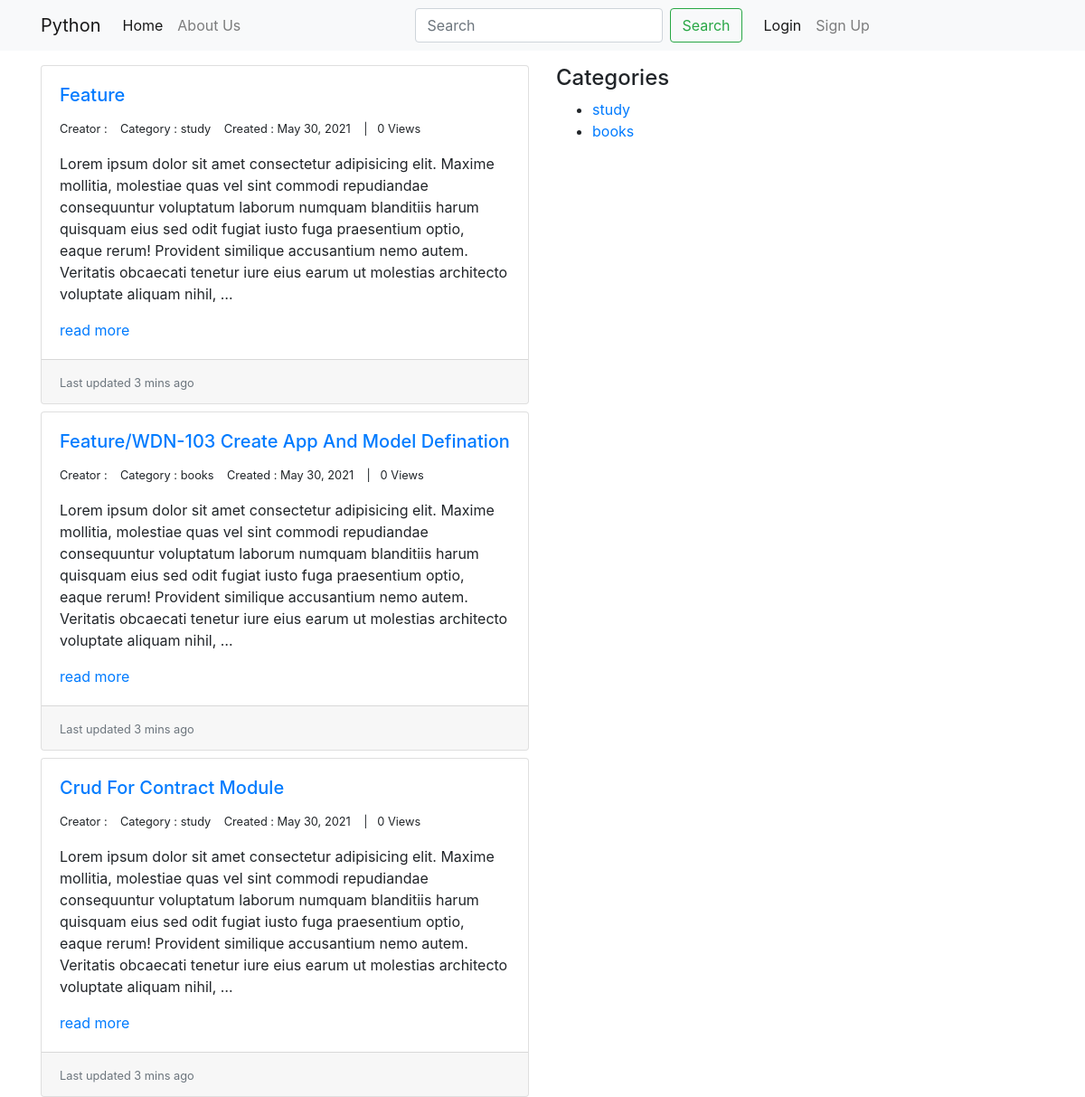
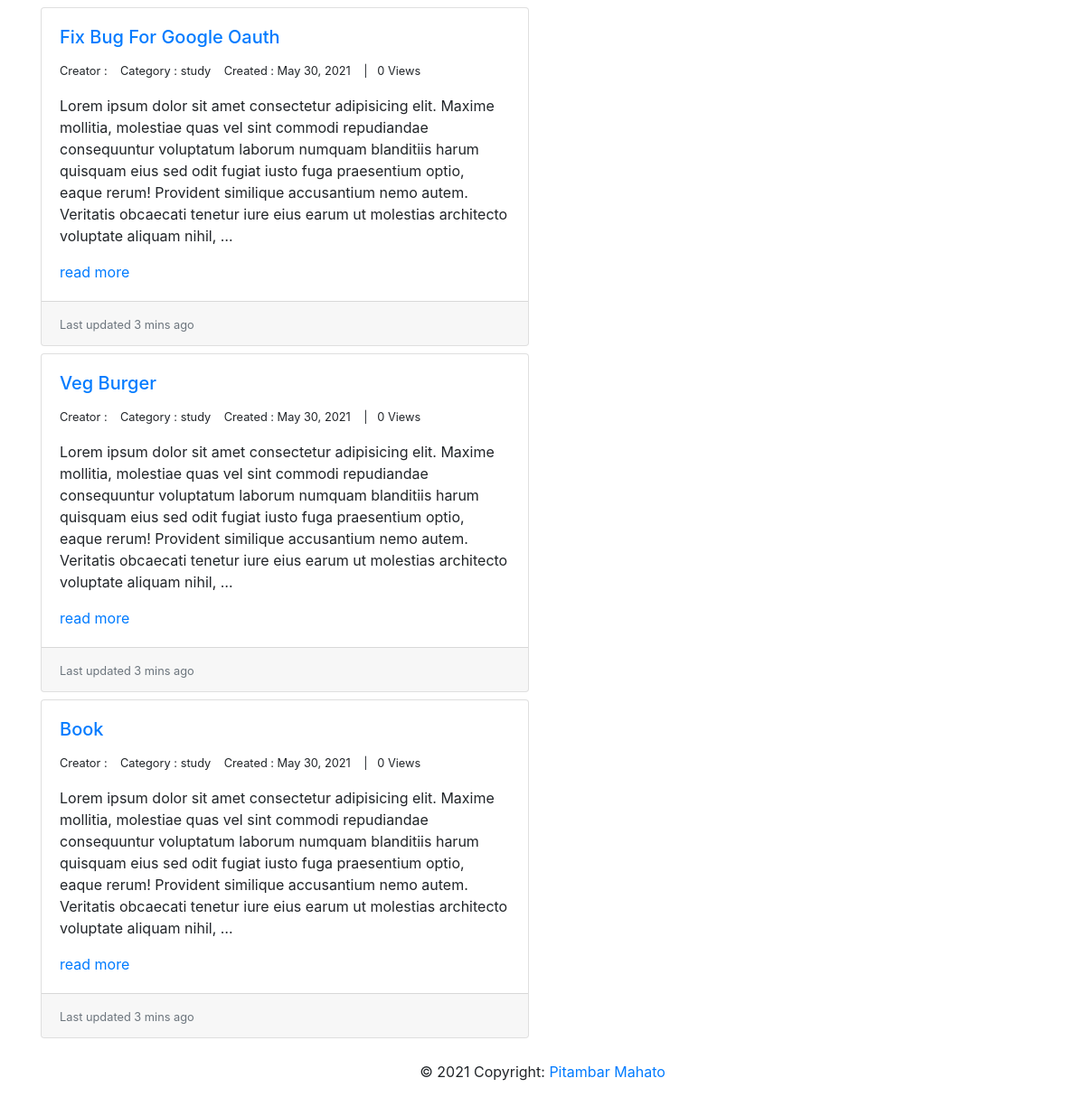
The page / on the database its author committed (2 pictures, top to bottom).
### posts/models.py (models this page shows, shortened)
class Post(models.Model):
    user = models.ForeignKey(CustomUser, on_delete=models.CASCADE, related_name = 'user')
    category = models.ForeignKey(Category, on_delete=models.DO_NOTHING, related_name = 'category')
    title = models.CharField(max_length=255, null=False)
    description = models.TextField()
    views = models.PositiveIntegerField(default=0)
    is_active = models.BooleanField(default=True)
    created_at = models.DateTimeField(auto_now_add=True)
    updated_at = models.DateTimeField(auto_now=True)

class Category(models.Model):
    name  = models.CharField(max_length=255, null=False)
    is_active = models.BooleanField(default=True)
    created_at = models.DateTimeField(auto_now_add=True)
    updated_at = models.DateTimeField(auto_now=True)

### posts/views.py (the view)
# urls.py: path('', views.index, name='index'),
def index(request):
    keywords = request.POST.get('search')
    if keywords:
        posts = Post.objects.filter(title__icontains=keywords)
    else:
        posts = Post.objects.all().order_by('-created_at')
    categories = Category.objects.all()
    print(categories.query)
    paginator = Paginator(posts, 10)
    page_number  = request.GET.get('page')
    post_pages = paginator.get_page(page_number)
    context = {
        'posts':post_pages,
        'categories':categories
    }
    return render(request, 'posts/index.html', context=context)

### posts/templates/posts/index.html (shortened to what this page needs)
{% extends "posts/base.html" %}
{% block content %}
    {% for post in posts %}
        <div class="card mb-2">
            <div class="card-body">
                <h5 class="card-title text-capitalize"><a href="{% url 'post_detail' post.id %}" style="text-decoration: none;">{{ post.title }}</a></h5>
                <span><small>Creator : <a href="{% url 'profile' post.user.id %}">{{ post.user.username }}</a> &nbsp;&nbsp; Category : {{ post.category.name }} &nbsp;&nbsp; Created : {{ post.created_at.date}} &nbsp;&nbsp; |&nbsp;&nbsp; {{ post.views }} Views</small></span>
                <span><p class="card-text">{{ post.description|safe|truncatewords:"50"|linebreaks }}</p>
                <a href="{% url 'post_detail' post.id %}">read more</a></span>
            </div>
            <div class="card-footer">
                <small class="text-muted">Last updated 3 mins ago</small>
            </div>
        </div>
    {% endfor %}
    <div class="pagination col-lg-6 offset-lg-3">
    </div>
{% endblock %}
{% block sidebar %}
    <h4>Categories</h4>
    <ul>
        {% for category in categories %}
            <li><a href="{% url 'category' category.id %}">{{ category.name }}</a></li>
        {% endfor %}
    </ul>
{% endblock %}

### posts/templates/posts/base.html (shortened to what this page needs)
{% load crispy_forms_tags %}
<!DOCTYPE html>
<html>
    <head>
        <link rel="stylesheet" href="https://stackpath.bootstrapcdn.com/bootstrap/4.1.3/css/bootstrap.min.css">
    </head>
    <body>
        <nav class="navbar navbar-expand-lg navbar-light bg-light">
            <div class="container">
                <a class="navbar-brand" href="{% url 'index'%}">Python</a>
                <div class="collapse navbar-collapse" id="navbarSupportedContent">
                    <ul class="navbar-nav mr-auto">
                        <li class="nav-item active">
                            <a class="nav-link" href="{% url 'index' %}">Home <span class="sr-only">(current)</span></a>
                        </li>
                        <li class="nav-item">
                            <a class="nav-link" href="#">About Us</a>
                        </li>
                    </ul>
                    <form class="form-inline my-2 my-lg-0" method='POST'>
                        <input class="form-control mr-sm-2" type="search" name='search' placeholder="Search" aria-label="Search">
                        <button class="btn btn-outline-success my-2 my-sm-0" type="submit">Search</button>
                    </form>
                    {% if user.is_authenticated %}
                        <ul class="navbar-nav mr-auto ml-lg-3">
                            <li class="nav-item active">
                                <a class="nav-link" href="{% url 'logout' %}">Logout<span class="sr-only">(current)</span></a>
                            </li>
                            <li class="nav-item">
                                <a class="nav-link" href="{% url 'profile' user.id%}">Profile</a>
                            </li>
                            <li class="nav-item">
                                <a class="nav-link" href='{% url "create" %}'>Create</a>
                            </li>
                        </ul>
                    {% elif not user.is_authenticated %}
                        <ul class="navbar-nav mr-auto ml-lg-3">
                            <li class="nav-item active">
                                <a class="nav-link" href="{% url 'login' %}">Login<span class="sr-only">(current)</span></a>
                            </li>
                            <li class="nav-item">
                                <a class="nav-link" href="{% url 'signup' %}">Sign Up</a>
                            </li>
                        </ul>
                    {% endif %}
                </div>
            </div>
        </nav>
        <div class="container mt-3">
            <div class="row">
                <div class="col-lg-6">
                    {% block content %} {% endblock %}
                </div>
                <div class="col-lg-6">
                    {%block sidebar %}{% endblock %}
                </div>
            </div>
            <footer class="page-footer font-small blue">
                <div class="footer-copyright text-center py-3">© 2021 Copyright:
                    <a href="#"> Pitambar Mahato</a>
                </div>
            </footer>
        </div>
    </body>
</html>

### rows shown on the page
Post: title "Feature", category.name "study", created_at "May 30, 2021", views "0", description "Lorem ipsum dolor sit amet consectetur adipisicing elit. Maxime mollitia, molestiae quas vel sint commodi repudiandae consequuntur voluptatum laborum numquam blanditiis harum quisquam eius sed odit fugiat iusto fuga praesentium optio, eaque rerum! Provident similique accusantium nemo autem. Veritatis obcaecati tenetur iure eius earum ut molestias architecto voluptate aliquam nihil, …"
Post: title "Feature/WDN-103 Create App And Model Defination", category.name "books", created_at "May 30, 2021", views "0", description "Lorem ipsum dolor sit amet consectetur adipisicing elit. Maxime mollitia, molestiae quas vel sint commodi repudiandae consequuntur voluptatum laborum numquam blanditiis harum quisquam eius sed odit fugiat iusto fuga praesentium optio, eaque rerum! Provident similique accusantium nemo autem. Veritatis obcaecati tenetur iure eius earum ut molestias architecto voluptate aliquam nihil, …"
Post: title "Crud For Contract Module", category.name "study", created_at "May 30, 2021", views "0", description "Lorem ipsum dolor sit amet consectetur adipisicing elit. Maxime mollitia, molestiae quas vel sint commodi repudiandae consequuntur voluptatum laborum numquam blanditiis harum quisquam eius sed odit fugiat iusto fuga praesentium optio, eaque rerum! Provident similique accusantium nemo autem. Veritatis obcaecati tenetur iure eius earum ut molestias architecto voluptate aliquam nihil, …"
Post: title "Fix Bug For Google Oauth", category.name "study", created_at "May 30, 2021", views "0", description "Lorem ipsum dolor sit amet consectetur adipisicing elit. Maxime mollitia, molestiae quas vel sint commodi repudiandae consequuntur voluptatum laborum numquam blanditiis harum quisquam eius sed odit fugiat iusto fuga praesentium optio, eaque rerum! Provident similique accusantium nemo autem. Veritatis obcaecati tenetur iure eius earum ut molestias architecto voluptate aliquam nihil, …"
Post: title "Veg Burger", category.name "study", created_at "May 30, 2021", views "0", description "Lorem ipsum dolor sit amet consectetur adipisicing elit. Maxime mollitia, molestiae quas vel sint commodi repudiandae consequuntur voluptatum laborum numquam blanditiis harum quisquam eius sed odit fugiat iusto fuga praesentium optio, eaque rerum! Provident similique accusantium nemo autem. Veritatis obcaecati tenetur iure eius earum ut molestias architecto voluptate aliquam nihil, …"
Post: title "Book", category.name "study", created_at "May 30, 2021", views "0", description "Lorem ipsum dolor sit amet consectetur adipisicing elit. Maxime mollitia, molestiae quas vel sint commodi repudiandae consequuntur voluptatum laborum numquam blanditiis harum quisquam eius sed odit fugiat iusto fuga praesentium optio, eaque rerum! Provident similique accusantium nemo autem. Veritatis obcaecati tenetur iure eius earum ut molestias architecto voluptate aliquam nihil, …"
Category: name "study"
Category: name "books"
